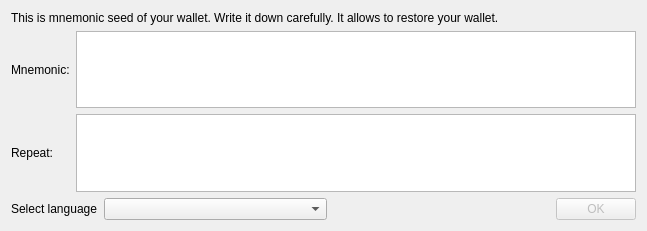
<?xml version="1.0" encoding="UTF-8"?>
<ui version="4.0">
  <class>VerifyMnemonicSeedDialog</class>
  <widget class="QDialog" name="VerifyMnemonicSeedDialog">
    <property name="geometry">
      <rect>
        <x>0</x>
        <y>0</y>
        <width>647</width>
        <height>231</height>
      </rect>
    </property>
    <property name="minimumSize">
      <size>
        <width>0</width>
        <height>130</height>
      </size>
    </property>
    <property name="windowTitle">
      <string>New deterministic wallet created</string>
    </property>
    <layout class="QGridLayout" name="gridLayout">
      <item row="0" column="0" colspan="2">
        <widget class="QLabel" name="label_3">
          <property name="text">
            <string>This is mnemonic seed of your wallet. Write it down carefully. It allows to restore your wallet.</string>
          </property>
        </widget>
      </item>
      <item row="1" column="0">
        <widget class="QLabel" name="label">
          <property name="text">
            <string>Mnemonic:</string>
          </property>
        </widget>
      </item>
      <item row="1" column="1">
        <widget class="QTextEdit" name="m_seedEdit">
          <property name="font">
            <font>
              <pointsize>10</pointsize>
              <weight>75</weight>
              <bold>true</bold>
            </font>
          </property>
          <property name="readOnly">
            <bool>true</bool>
          </property>
        </widget>
      </item>
      <item row="2" column="0">
        <widget class="QLabel" name="label_2">
          <property name="text">
            <string>Repeat:</string>
          </property>
        </widget>
      </item>
      <item row="2" column="1">
        <widget class="QTextEdit" name="m_seedRepeat">
          <property name="font">
            <font>
              <pointsize>10</pointsize>
              <weight>75</weight>
              <bold>true</bold>
            </font>
          </property>
        </widget>
      </item>
      <item row="3" column="0">
        <spacer name="verticalSpacer">
          <property name="orientation">
            <enum>Qt::Vertical</enum>
          </property>
          <property name="sizeHint" stdset="0">
            <size>
              <width>20</width>
              <height>2</height>
            </size>
          </property>
        </spacer>
      </item>
      <item row="4" column="0" colspan="2">
        <layout class="QHBoxLayout" name="horizontalLayout">
          <item>
            <widget class="QLabel" name="m_languageLabel">
              <property name="text">
                <string>Select language</string>
              </property>
            </widget>
          </item>
          <item>
            <widget class="QComboBox" name="m_languageCombo">
              <property name="sizePolicy">
                <sizepolicy hsizetype="Expanding" vsizetype="Fixed">
                  <horstretch>0</horstretch>
                  <verstretch>0</verstretch>
                </sizepolicy>
              </property>
            </widget>
          </item>
          <item>
            <spacer name="horizontalSpacer">
              <property name="orientation">
                <enum>Qt::Horizontal</enum>
              </property>
              <property name="sizeHint" stdset="0">
                <size>
                  <width>60</width>
                  <height>20</height>
                </size>
              </property>
            </spacer>
          </item>
          <item>
            <widget class="QPushButton" name="m_okButton">
              <property name="enabled">
                <bool>false</bool>
              </property>
              <property name="text">
                <string>OK</string>
              </property>
              <property name="autoDefault">
                <bool>false</bool>
              </property>
              <property name="default">
                <bool>true</bool>
              </property>
            </widget>
          </item>
        </layout>
      </item>
    </layout>
  </widget>
  <resources/>
  <connections>
    <connection>
      <sender>m_okButton</sender>
      <signal>clicked()</signal>
      <receiver>VerifyMnemonicSeedDialog</receiver>
      <slot>accept()</slot>
      <hints>
        <hint type="sourcelabel">
          <x>594</x>
          <y>102</y>
        </hint>
        <hint type="destinationlabel">
          <x>323</x>
          <y>65</y>
        </hint>
      </hints>
    </connection>
    <connection>
      <sender>m_seedRepeat</sender>
      <signal>textChanged()</signal>
      <receiver>VerifyMnemonicSeedDialog</receiver>
      <slot>onTextChanged()</slot>
      <hints>
        <hint type="sourcelabel">
          <x>351</x>
          <y>146</y>
        </hint>
        <hint type="destinationlabel">
          <x>323</x>
          <y>69</y>
        </hint>
      </hints>
    </connection>
    <connection>
      <sender>m_languageCombo</sender>
      <signal>currentIndexChanged(QString)</signal>
      <receiver>VerifyMnemonicSeedDialog</receiver>
      <slot>languageChanged()</slot>
      <hints>
        <hint type="sourcelabel">
          <x>126</x>
          <y>170</y>
        </hint>
        <hint type="destinationlabel">
          <x>240</x>
          <y>119</y>
        </hint>
      </hints>
    </connection>
  </connections>
  <slots>
    <slot>selectPathClicked()</slot>
  </slots>
</ui>
